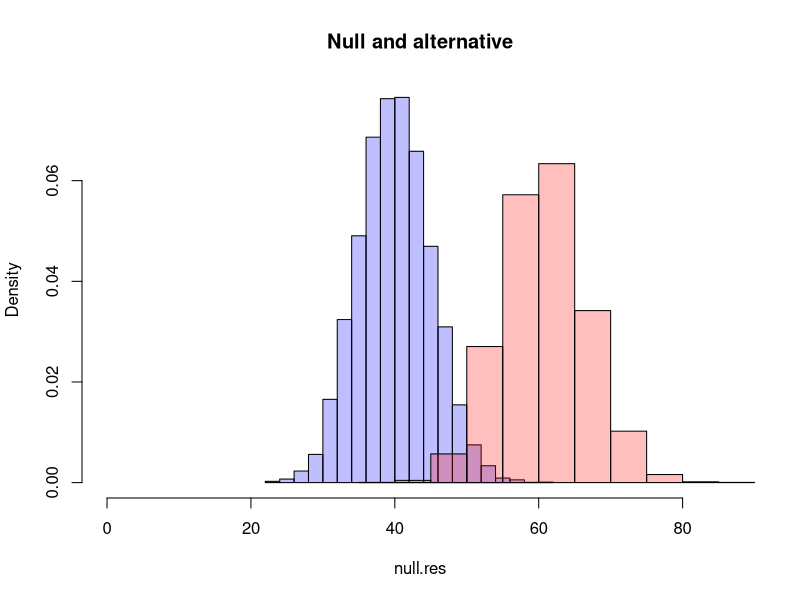
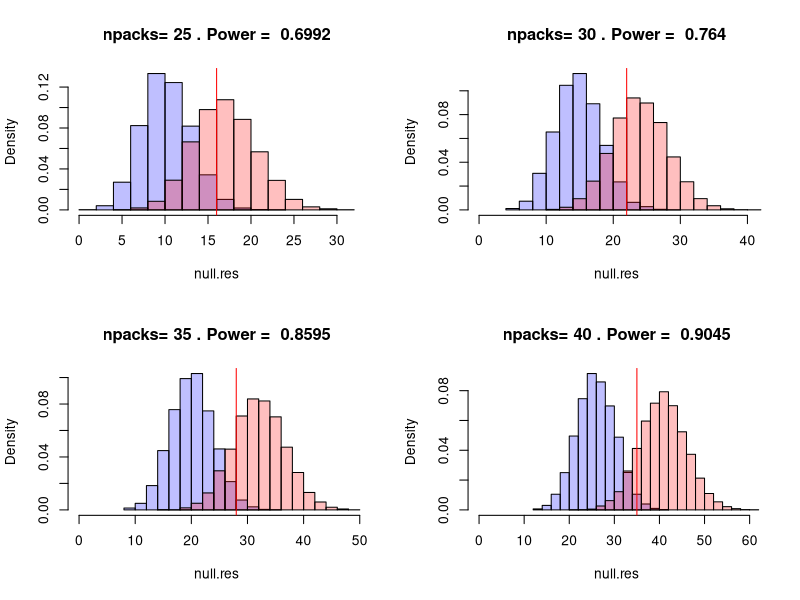

Generate these figures, in order, with R:
## ---- chunk 1
npacks <- 50
ncards <- 682
nsim <- 10000
## ---- chunk 2
sim.from.null <- function(npacks=50){
  sampled <- sample(1:ncards, size=5*npacks, replace=T)
  # count the number of duplicates 
  dupl <- 5*npacks - length(unique(sampled))
  return(dupl)
}
alt.cards <- c(101:682,rep(1:100,5))
sim.from.alt <- function(npacks=50){
  sampled <- sample(alt.cards, size=5*npacks, replace=T)
  dupl <- 5*npacks - length(unique(sampled))
  return(dupl)
}
## ---- chunk 3
null.res <- replicate(nsim, sim.from.null())
alt.res <- replicate(nsim, sim.from.alt())
## ---- chunk 4
p1 <-hist(null.res, plot = F)
p2 <- hist(alt.res, plot=F)
plot(p1, col=rgb(0,0,1,1/4), xlim=c(0,max(null.res,alt.res)), main="Null and alternative", freq = F)
plot(p2, col=rgb(1,0,0,1/4), add=T, freq=F)
## ---- chunk 5
# power of a test = probability of the rejection region of the null , given that the alternative is true
# To get the power we need 2 things: 
# the rejection region for the level alpha=0.05
# the density of the alternative - which we have computed by simulation above

# note that our alternative claims to have more duplicates than the null, hence the rejection region is the right tail of the null
rej.reg <- quantile(null.res, probs = 0.95) + 1 #we subtract one because of the discretization of the density
rej.reg

# let's now count how many of the results under the alternative fall under this threshold
power <- sum(alt.res >= rej.reg)/nsim
power 
## ---- chunk 6
npacks <- c(25,30,35,40)
powers <- rep(0,4)
par(mfrow=c(2,2))
for(i in 1:4){
  # simulating 
  np <- npacks[i]
  null.res <- replicate(nsim, sim.from.null(np))
  alt.res <- replicate(nsim, sim.from.alt(np))
  # power 
  rej.reg <- quantile(null.res, probs = 0.95) + 1
  power <- sum(alt.res >= rej.reg)/nsim
  powers[i] <- power
  # plotting
  p1 <-hist(null.res, plot = F)
  p2 <- hist(alt.res, plot=F)
  plot(p1, col=rgb(0,0,1,1/4), xlim=c(0,max(null.res,alt.res)), main=paste("npacks=",np,". Power = ",power), freq = F)
  plot(p2, col=rgb(1,0,0,1/4), add=T, freq = F)
  abline(v=rej.reg, col="red")
}
